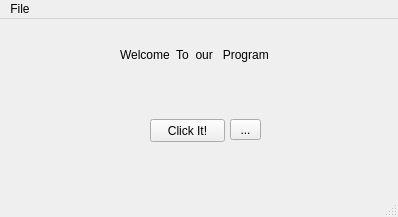
<?xml version="1.0" encoding="UTF-8"?>
<ui version="4.0">
 <class>MainWindow</class>
 <widget class="QMainWindow" name="MainWindow">
  <property name="geometry">
   <rect>
    <x>0</x>
    <y>0</y>
    <width>398</width>
    <height>217</height>
   </rect>
  </property>
  <property name="windowTitle">
   <string>MainWindow</string>
  </property>
  <widget class="QWidget" name="centralwidget">
   <widget class="QPushButton" name="Button01">
    <property name="geometry">
     <rect>
      <x>150</x>
      <y>100</y>
      <width>75</width>
      <height>23</height>
     </rect>
    </property>
    <property name="text">
     <string>Click It!</string>
    </property>
   </widget>
   <widget class="QToolButton" name="toolButton01">
    <property name="geometry">
     <rect>
      <x>230</x>
      <y>100</y>
      <width>31</width>
      <height>21</height>
     </rect>
    </property>
    <property name="text">
     <string>...</string>
    </property>
   </widget>
   <widget class="QLabel" name="label01">
    <property name="geometry">
     <rect>
      <x>120</x>
      <y>20</y>
      <width>151</width>
      <height>31</height>
     </rect>
    </property>
    <property name="text">
     <string>Welcome  To  our   Program</string>
    </property>
   </widget>
  </widget>
  <widget class="QMenuBar" name="menubar">
   <property name="geometry">
    <rect>
     <x>0</x>
     <y>0</y>
     <width>398</width>
     <height>22</height>
    </rect>
   </property>
   <widget class="QMenu" name="menuFile">
    <property name="title">
     <string>File</string>
    </property>
   </widget>
   <addaction name="menuFile"/>
  </widget>
  <widget class="QStatusBar" name="statusbar"/>
 </widget>
 <resources/>
 <connections/>
</ui>
